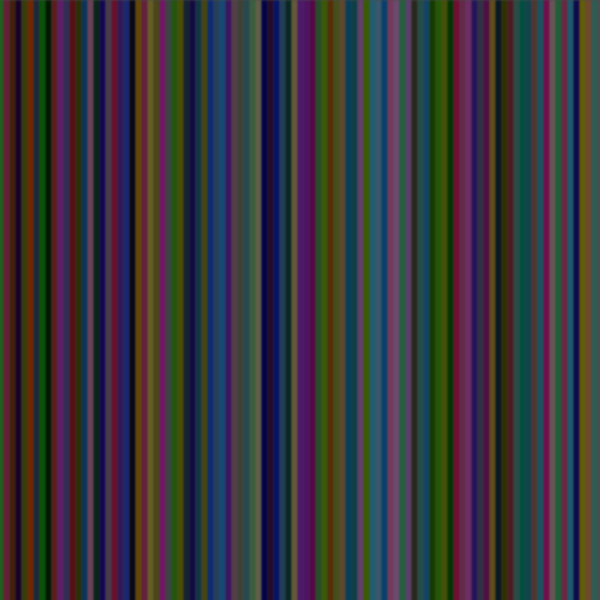
Frame 1 (no input)
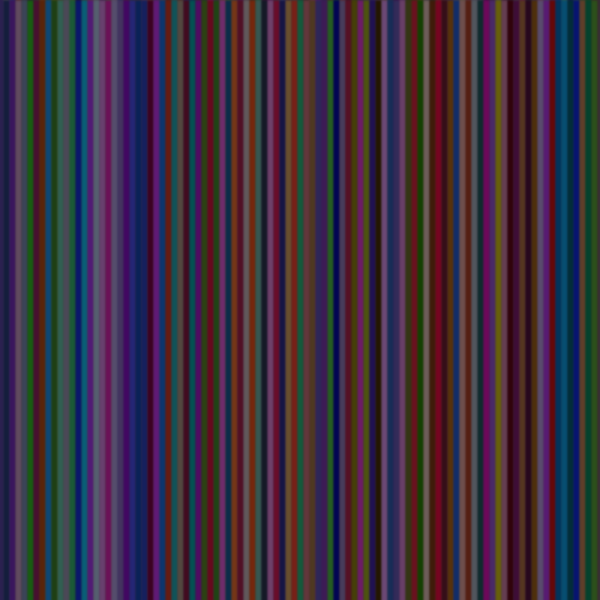
Frame 60 (the mouse pressed at the canvas centre just before this capture)
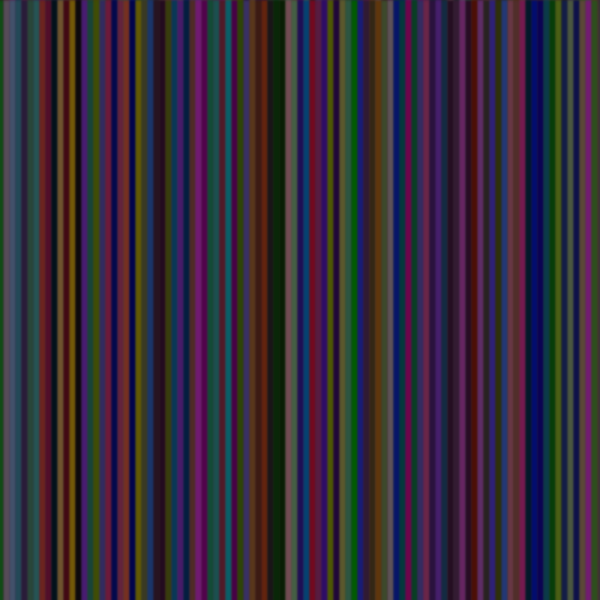
Frame 120 (the mouse held since frame 60 and released just before this capture)

The Processing sketch that drew these frames (run headless with seeded random() and noise(); from frame 60 on, the mouse is pressed at the canvas centre):

// Processing sketch: processing_128214
// ── processing_128214.pde

void setup(){
  size(600,600);
  background (random(120));
  smooth();
  strokeCap(SQUARE);
  frameRate(5);
}

void draw(){
  for(int i=0; i<100; i++){
    strokeWeight(6);
    stroke(random(120), random(100), random(120));//random(200));
    line(i*6, 0, i*6, 800);
 
  }
  filter (BLUR);
}
